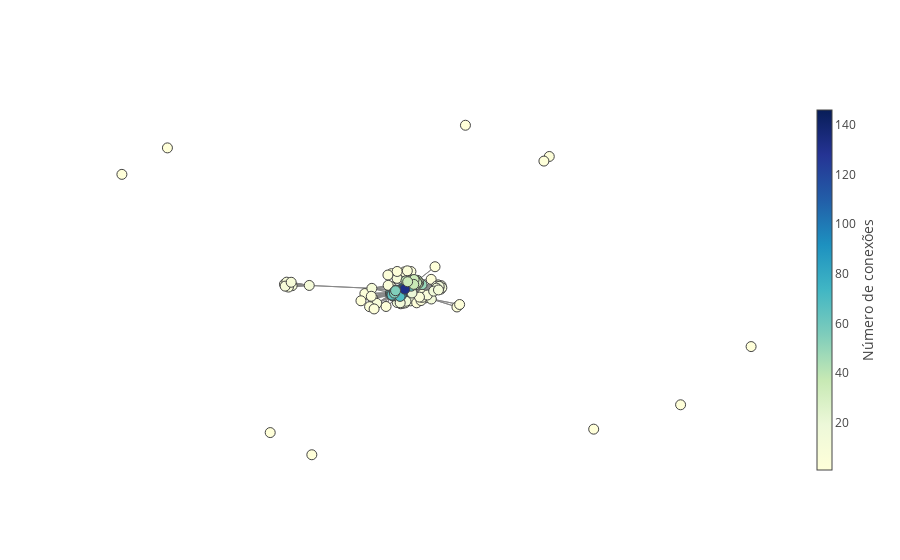

This figure's notebook cell:
### Markdown cell above
### Recorte de todas as legislaturas, desde 2003

### Code cell
G = nx.from_pandas_edgelist(
    relacoes, 
    source = 'deputado_x', 
    target = 'deputado_y',
    create_using = nx.MultiGraph()
)

graph, graus, intermediacoes = create_viz_network(G)
offline.iplot(graph)

### Figure 1 — Plotly figure (JSON) as saved in the notebook; plotly's stock layout.template omitted (floating-point values rounded to 4 significant figures; data arrays with more than 128 entries replaced by an {"elided": "..."} marker saying what was removed)
{"data": [{"line": {"color": "#888", "width": 1}, "mode": "lines", "text": [], "type": "scatter", "uid": "815d7d", "x": {"elided": "15996 float values"}, "y": {"elided": "15996 float values"}}, {"hoverinfo": "text", "marker": {"cauto": true, "cmax": 146, "cmin": 1, "color": {"elided": "154 int values"}, "colorbar": {"thickness": 15, "title": "Número de conexões", "titleside": "right", "xanchor": "left"}, "colorscale": "YlGnBu", "line": {"width": 1}, "reversescale": true, "showscale": true, "size": 10}, "mode": "markers", "text": {"elided": "154 str values"}, "type": "scatter", "uid": "6df01d", "x": {"elided": "154 float values"}, "y": {"elided": "154 float values"}}], "layout": {"autosize": true, "hovermode": "closest", "showlegend": false, "titlefont": {"size": 16}, "xaxis": {"autorange": true, "range": [-0.9225, 1.121], "showgrid": false, "showticklabels": false, "type": "linear", "zeroline": false}, "yaxis": {"autorange": true, "range": [-1.108, 1.1], "showgrid": false, "showticklabels": false, "type": "linear", "zeroline": false}}}
